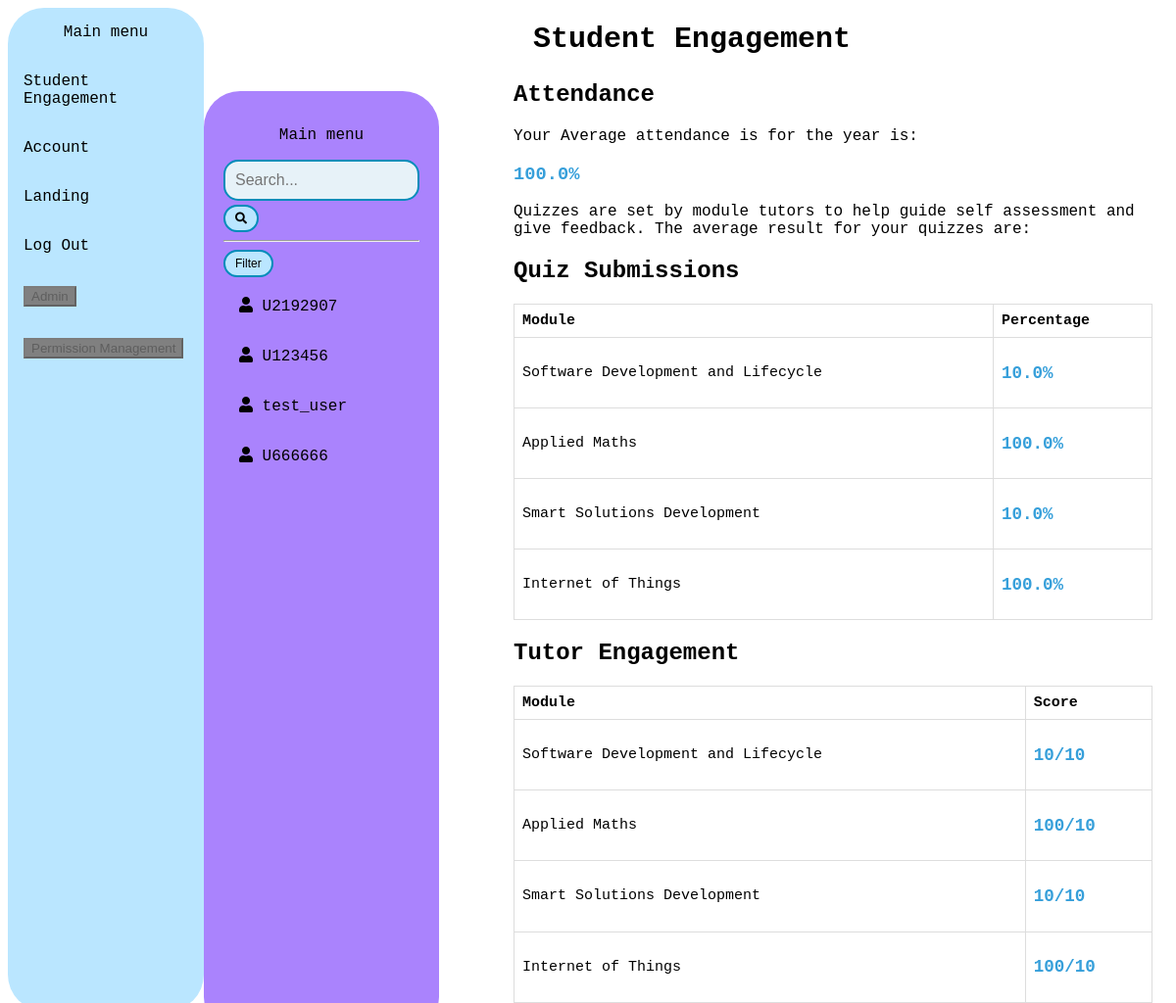
/statistic (signed in), run on the app's committed database.
### tables this page shows
CREATE TABLE users (
    username TEXT PRIMARY KEY,
    password TEXT NOT NULL,
    user_type TEXT CHECK(user_type IN ('admin', 'student'))
, degree VARCHAR(50), name VARCHAR(50), year INTEGER);

CREATE TABLE statistics (
    username TEXT PRIMARY KEY,
    attendance REAL,
    sdlc_quiz_pct REAL,
    applied_maths_quiz_pct REAL,
    ssd_quiz_pct REAL,
    iot_quiz_pct REAL,
    sdlc_tutor_score INTEGER,
    applied_maths_tutor_score INTEGER,
    ssd_tutor_score INTEGER,
    iot_tutor_score INTEGER,
    FOREIGN KEY (username) REFERENCES users (username)
);

### main.py (the view)
@app.route('/statistic')
@app.route('/statistic/<username>')
@login_required
def statistic(username=None):
    if username is None:
        if 'username' not in session:
            return redirect(url_for('login'))
        username = session['username']
    students = Users.get_user()
    degrees = list(set([student.degree for student in students]))
    years = list(set([student.year for student in students]))
    if request.args.get('degree'):
        filtered_students = [student for student in students if student.degree == request.args.get('degree')]
    else:
        filtered_students = students
    if request.args.get('year'):
        filtered_students = [student for student in filtered_students if str(student.year) == request.args.get('year')]
    attendance, quiz_submissions, tutor_engagement = Statistic.get_statistic(username)
    user = Users(username, None, 'student', None, None,None)
    user.attendance = attendance
    user.quiz_submissions = quiz_submissions
    user.tutor_engagement = tutor_engagement
    return render_template('statistic.html', students=students, filtered_students=filtered_students, degrees=degrees, years=years, user=user)

### main.py (called while the page is built)
def login_required(f):
    @wraps(f)
    def decorated_function(*args, **kwargs):
        if 'username' in session:
            return f(*args, **kwargs)
        else:
            return redirect(url_for('login'))
    return decorated_function

### mystat.py (called while the page is built)
    def get_statistic(username):
        conn = sqlite3.connect('database.db')
        cursor = conn.cursor()
        cursor.execute("SELECT * FROM statistics WHERE username=?", (username,))
        row = cursor.fetchone()
        attendance = row[1]
        quiz_submissions = {
            'Software Development and Lifecycle': row[2],
            'Applied Maths': row[3],
            'Smart Solutions Development': row[4],
            'Internet of Things': row[5]
        }
        tutor_engagement = {
            'Software Development and Lifecycle': row[6],
            'Applied Maths': row[7],
            'Smart Solutions Development': row[8],
            'Internet of Things': row[9]
        }
        conn.close()
        return attendance, quiz_submissions, tutor_engagement

### users.py (called while the page is built)
    @staticmethod
    def get_user():
        conn = sqlite3.connect('database.db')
        cursor = conn.cursor()
        cursor.execute("SELECT * FROM users")
        users = []
        for row in cursor.fetchall():
            user = Users(row[0], row[1], row[2],row[3],row[4],row[5])
            users.append(user)
        conn.close()
        return users

### templates/statistic.html (shortened to what this page needs)
<!DOCTYPE html>
<html>
<head>
<link rel="stylesheet" href="https://cdnjs.cloudflare.com/ajax/libs/font-awesome/5.15.3/css/all.min.css" />
</head>
<body>
<div class="sidebar1">
  <p><center>Main menu</center></p>
  <a href="{{ url_for('statistic')}}">Student Engagement</a>
  <a href="{{ url_for('account')}}">Account</a>
  <a href="{{ url_for('landing')}}">Landing</a>
  <a href="{{ url_for('logout')}}">Log Out</a>
  {% if user == 'admin' %}
  <a href="{{ url_for('admin')}}"><button class="button1">Admin</button></a>
  {% else %}
  <a href="#"><button  style="background-color: grey;" disabled>Admin</button></a>
  {% endif %}
  {% if user == 'admin' %}
  <a href="{{ url_for('permission')}}"><button class="button1">Permission Management</button></a>
  {% else %}
  <a href="#"><button  style="background-color: grey;" disabled>Permission Management</button></a>
  {% endif %}
</div>
<div class="sidebar2">
  <p><center>Main menu</center></p>
  <form action="{{ url_for('statistic') }}" method="get">
    <input type="text" name="search" placeholder="Search..." value="{{ search }}">
    <button type="submit" class="button1" style="font-size: 12px;
  padding: 5px 10px;"><i class="fa fa-search"></i></button>
  </form>
  <hr>
  <button type="button" onclick="toggleFilterSection()" class="button1" style="font-size: 12px; padding: 5px 10px;">Filter</button>
  {% for student in filtered_students %}
    {% if user_type == 'student' and student.username != user.username %}
      <a href="#" class="disabled"><i class="fas fa-lock"></i> {{ student.username }}</a>
    {% else %}
      <a href="{{ url_for('statistic', username=student.username) }}"><i class="fas fa-user"></i> {{ student.username }}</a>
    {% endif %}
  {% endfor %}
</div>
<div class="content">
 <h1>Student Engagement</h1>
 <h2>Attendance</h2>
  <p class="attendance">Your Average attendance is for the year is:</p>
  <h3>{{ user.attendance }}% </h3>
  <p> Quizzes are set by module tutors to help guide self assessment and give feedback. The average result for your quizzes are:</p>
  <h2>Quiz Submissions</h2>
    <table>
        <thead>
            <tr>
                <th>Module</th>
                <th>Percentage</th>
            </tr>
        </thead>
        <tbody>
        <h3>{% for module, percentage in user.quiz_submissions.items() %}</h3>
            <tr>
                <td>{{ module }}</td>
                <td><h3>{{ percentage }}%</h3></td>
            </tr>
            {% endfor %}
        </tbody>
    </table>
    <h2>Tutor Engagement</h2>
    <table>
        <thead>
            <tr>
                <th>Module</th>
                <th>Score</th>
            </tr>
        </thead>
        <tbody>
            <h3>{% for module, score in user.tutor_engagement.items() %}</h3>
            <tr>
                <td>{{ module }}</td>
                <td><h3>{{ score }}/10</h3></td>
            </tr>
            {% endfor %}
        </tbody>
    </table>
</div>
</body>
</html>

### templates/statistic.html (style rules this page uses)
body { font-family: "Lucida Console", "Courier New", monospace; font-style: normal; font-weight: 400; background: #FFFFFF; }
h1 { width: 100%; padding: 6px 20px; margin: 8px 0; display: block; box-sizing: border-box; font-size: 30px; }
table { border-collapse: collapse; width: 100%; }
td, th { border: 1px solid #dddddd; text-align: left; padding: 8px; font-size:15px; }
input[type=text] { width: 100%; padding: 10px; margin: 4px 0; display: block; box-sizing: border-box; border-radius: 15px; border: 2px solid #008CBA; font-size: 16px; background-color: #E7F2F8; }
.button1 { background-color: #BAE6FF; border: none; padding: 10px 20px; text-align: center; text-decoration: none; color: black; border: 2px solid #008CBA; font-size: 16px; margin: 4px 0; cursor: pointer; display: block; border-radius: 15px; }
div.content { margin-left: 500px; padding: 1px 16px; height: 1000px; }
.sidebar1 { margin: 0; width: 200px; position: fixed; height: 100%; overflow: auto; display: inline-block; white-space: normal; border-radius: 37px; background: #BAE6FF; }
.sidebar2 { margin-top: 85px; width: 200px; position: fixed; height: 90%; overflow: auto; display: inline-block; white-space: normal; border-radius: 37px; background: #AA83FD; margin-left: 200px; padding: 20px; }
.sidebar1 a, .sidebar2 a { display: block; color: black; padding: 16px; text-decoration: none; }
h3 { color: #369FDA; }

### data on the page
users: username "U2192907"
users: username "U123456"
users: username "test_user"
users: username "U666666"
statistics: attendance "100.0", module "Software Development and Lifecycle", sdlc_quiz_pct "10.0", module "Applied Maths", applied_maths_quiz_pct "100.0", module "Smart Solutions Development", ssd_quiz_pct "10.0", module "Internet of Things", iot_quiz_pct "100.0"

### other printed values
{{ module }} "Software Development and Lifecycle" "Applied Maths" "Smart Solutions Development" "Internet of Things"
{{ score }} "10" "100" "10" "100"
